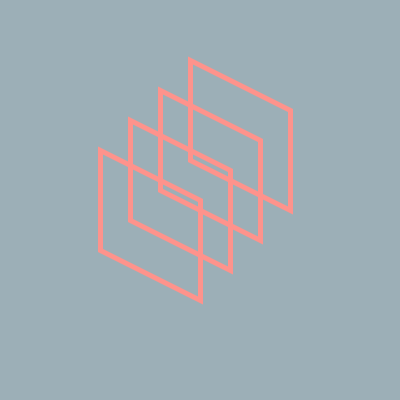
Frame 1 (no input)
Frame 60 (the mouse pressed at the canvas centre just before this capture): identical to frame 1, image omitted
Frame 120 (the mouse held since frame 60 and released just before this capture): identical to frame 1, image omitted

The Processing sketch that drew this single still picture (run headless with seeded random() and noise(); from frame 60 on, the mouse is pressed at the canvas centre):

// Processing sketch: Entrega_4
// ── Entrega_4.pde
void setup(){
  size(400,400);
}

void draw(){
  background(156,175,183);
  stroke(254,147,140);
  noFill();
  strokeWeight(5);
  //Figuras
  quad(100,150,200,200,200,300,100,250);
  quad(130,120,230,170,230,270,130,220);
  quad(160,90,260,140,260,240,160,190);
  quad(190,60,290,110,290,210,190,160);
}
